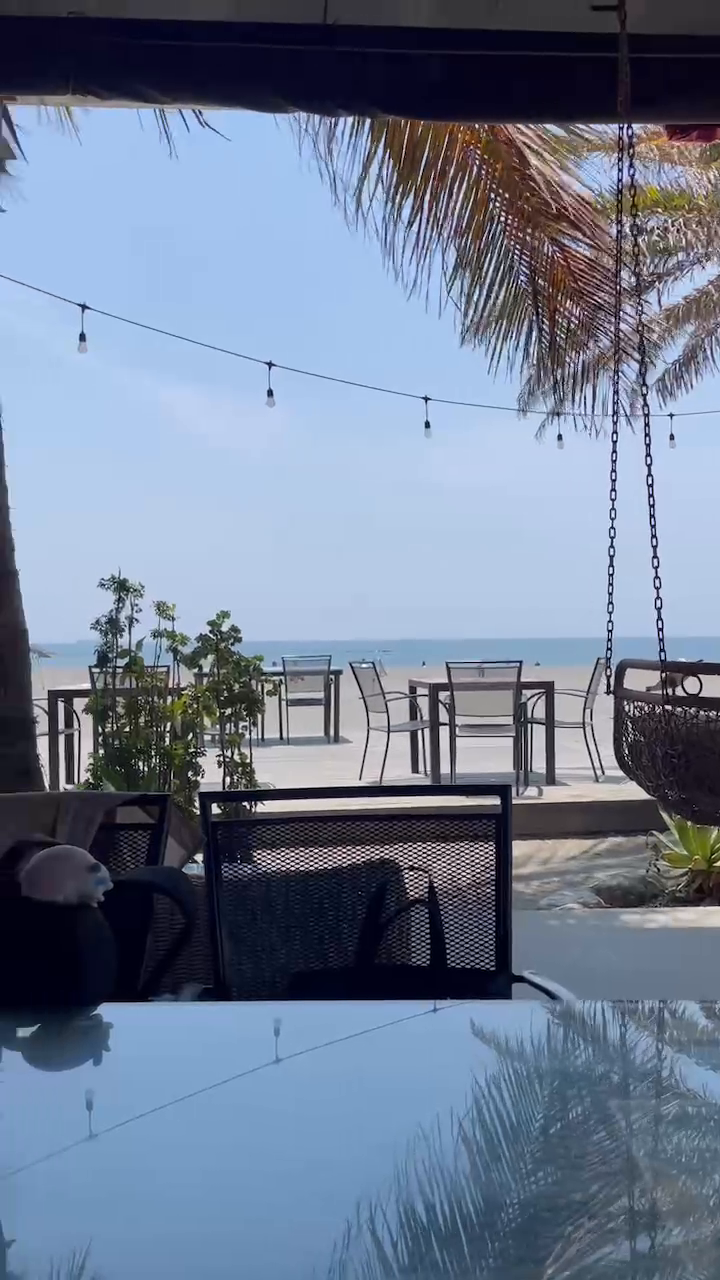
#> input picture frame 103 of Videos/video.mp4, 720 x 1280 px
$ python 05_Remove_BackGround.py
#> lines starting #> are read from the running program, lines starting #| are printed output that depends on the picture; after the words box and inside, x2 and y2 are one past the last pixel; in counts of white or black regions, pixels touching at a corner belong together
import cv2 as cv
import numpy as np


# 使用正確的相機設備編號
stream = cv.VideoCapture("/home/Jet/OpenCV/Videos/video.mp4")

if not stream.isOpened():
    print("No Stream:")
    exit()

num_frames = stream.get(cv.CAP_PROP_FRAME_COUNT)
frame_id = np.random.uniform(size = 20) * num_frames

frames = []
for fid in frame_id:
    stream.set(cv.CAP_PROP_POS_FRAMES, fid)
    ret, frame = stream.read()
    if not ret:
        print("Something went Wrong~")
        exit()
    frames.append(frame)
#> this loop made 20 passes
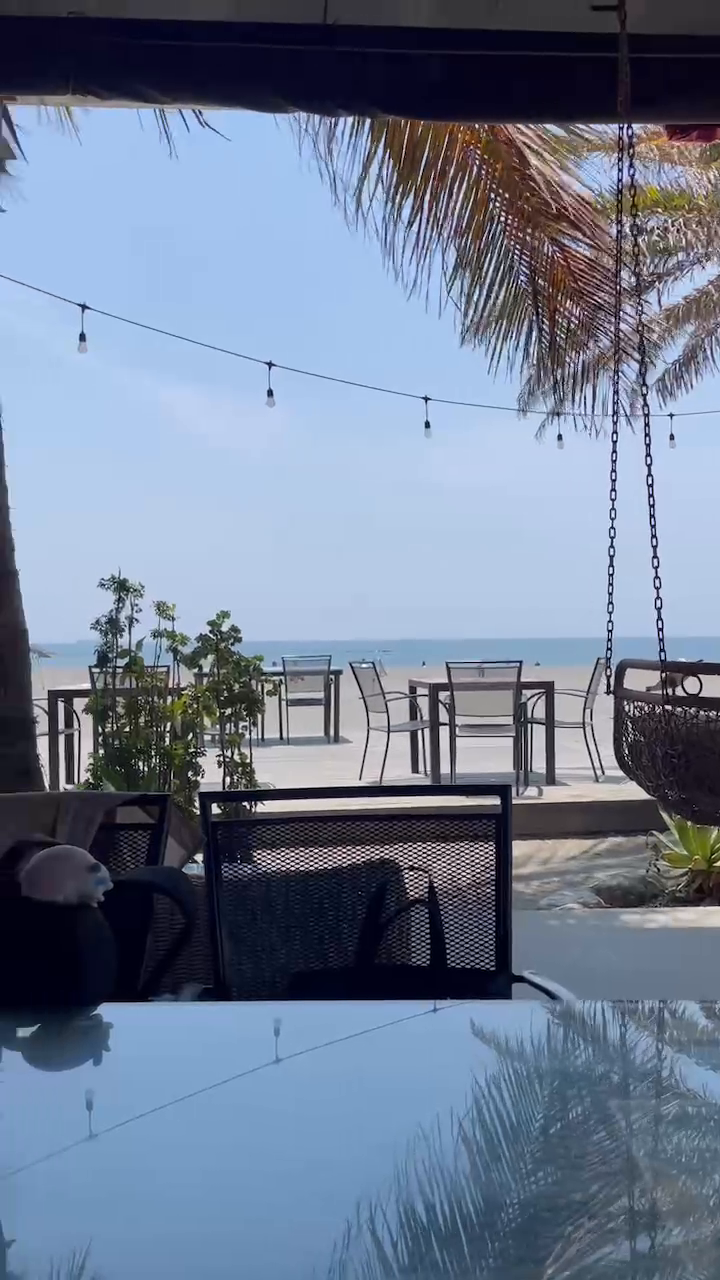
#> input picture frame 103 of Videos/video.mp4, 720 x 1280 px
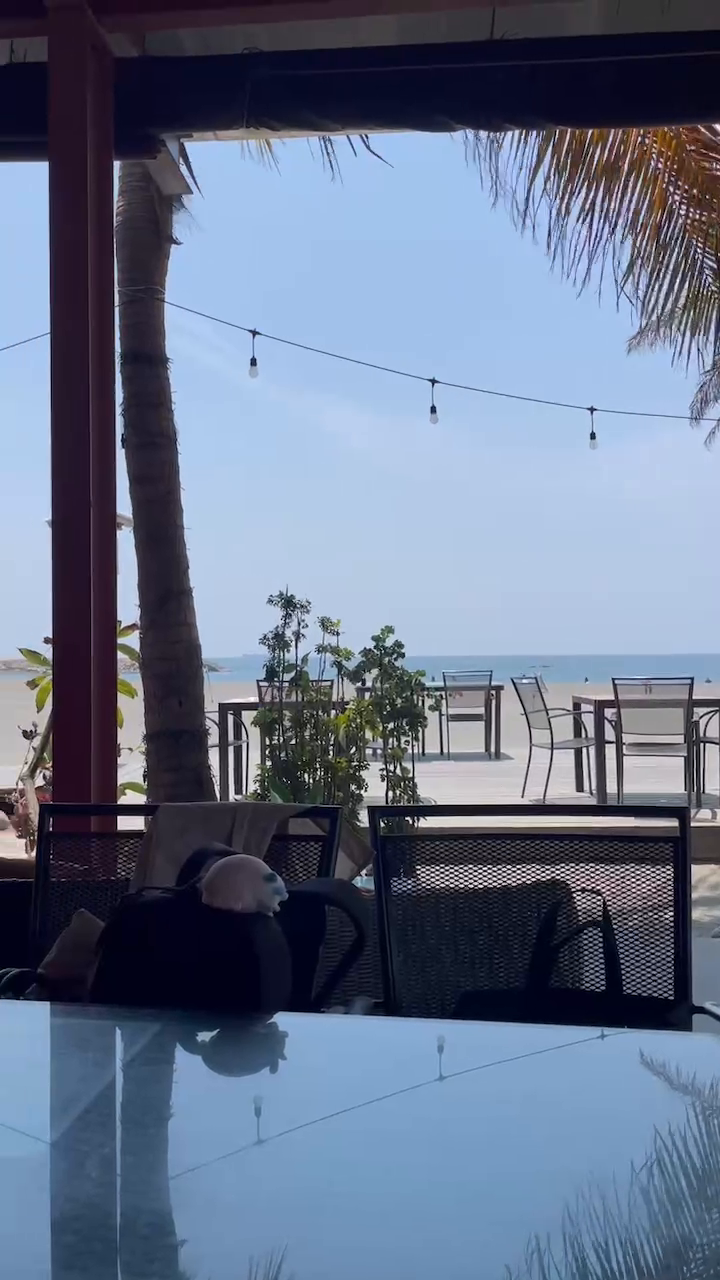
#> input picture frame 134 of Videos/video.mp4, 720 x 1280 px
#> after the loop, frames = 20 items

median = np.median(frames, axis = 0).astype(np.uint8)
median = cv.cvtColor(median, cv.COLOR_BGR2GRAY)
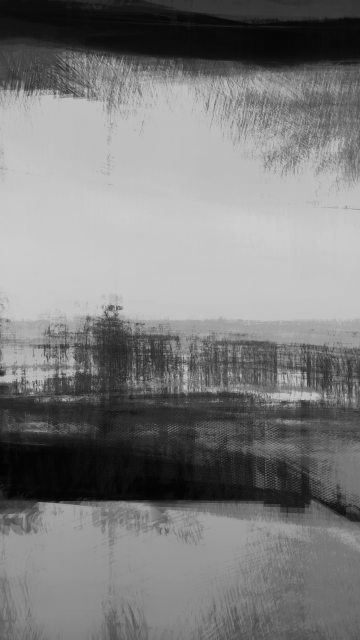
#> median: shape (1280, 720) (shown at 1/2 size); min 3, max 206, mean 124.2

fps = stream.get(cv.CAP_PROP_FPS)
#> fps = 29.98
width = int(stream.get(3))
#> width = 720
height = int(stream.get(4))
#> height = 1280
output = cv.VideoWriter("./No_Back_Ground.mp4", cv.VideoWriter_fourcc('m', 'p', '4', 'v'),
                fps = fps, frameSize = (width, height))

stream.set(cv.CAP_PROP_POS_FRAMES, 0)

while True:
    ret, frame = stream.read()
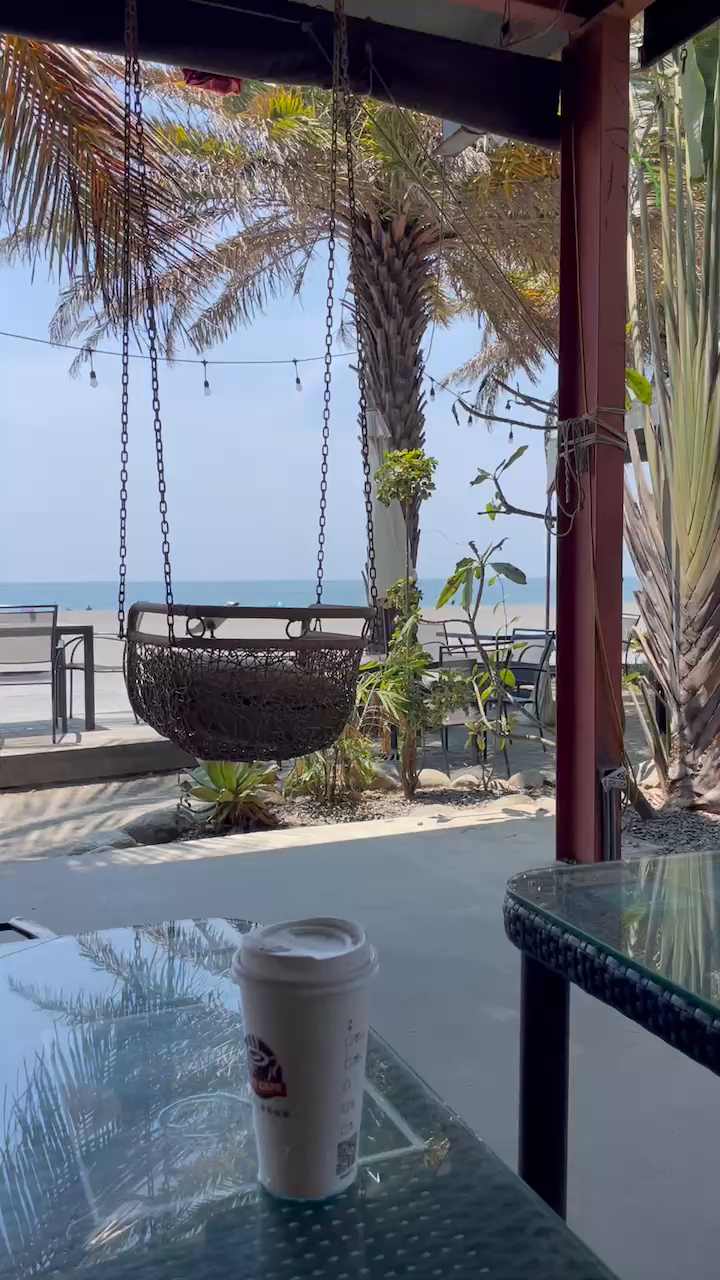
#> input picture frame 0 of Videos/video.mp4, 720 x 1280 px
#> frame is the input picture: shape (1280, 720, 3); mean B, G, R 118.4, 109.7, 106.7
    if not ret:
        print("No more Stream:")
        break
    frame = cv.cvtColor(frame, cv.COLOR_BGR2GRAY)
#> frame: shape (1280, 720)
    dif_frame = cv.absdiff(median, frame)
    threshlod, diff = cv.threshold(dif_frame, 50, 255, cv.THRESH_BINARY)
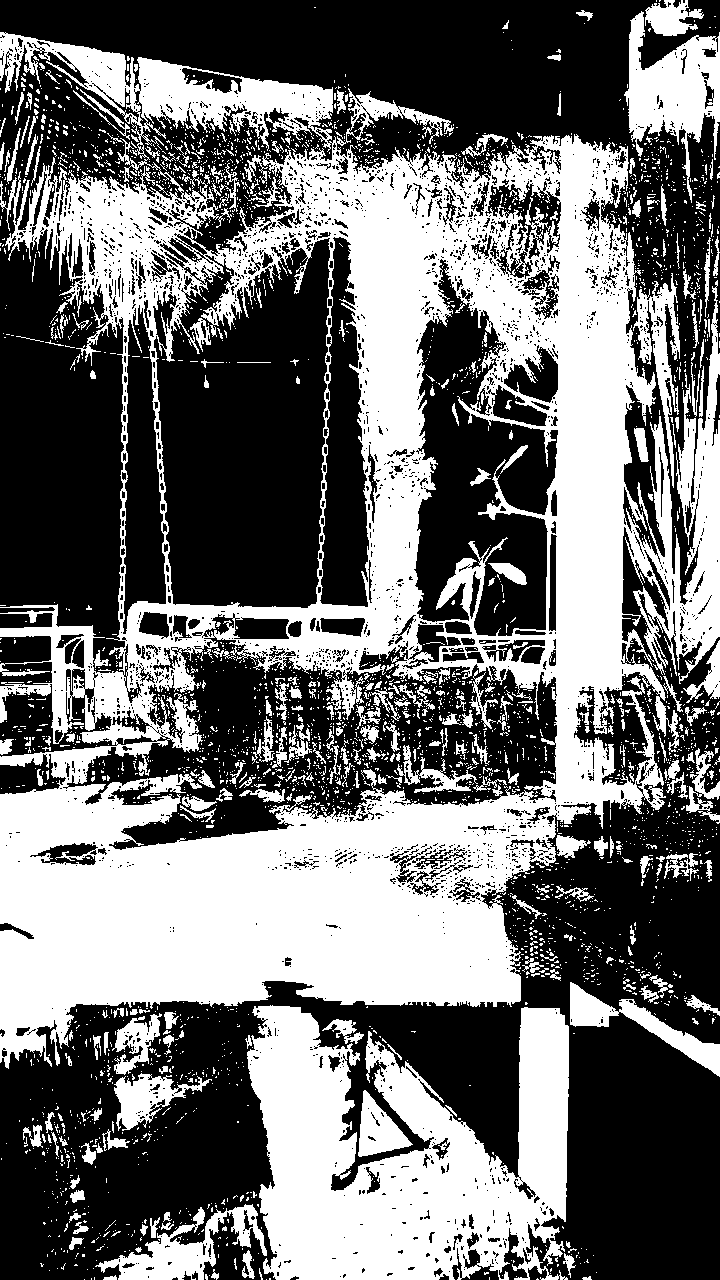
#> diff: shape (1280, 720); 43.6% white; 3481 white regions (3168 under 20 px), largest, box (x1, y1, x2, y2) and area: (0, 32, 720, 1069) 284210, (247, 1005, 569, 1280) 56559, (624, 11, 720, 203) 7907


    # frame = cv.resize(frame, (width, height))
    # output.write(frame)
    cv.imshow("WebCam!", diff)
    if cv.waitKey(1) & 0xFF == ord('q'):
#> (key q is pressed here)
        break

stream.release()
cv.destroyAllWindows()

$ run again, starting later in the video
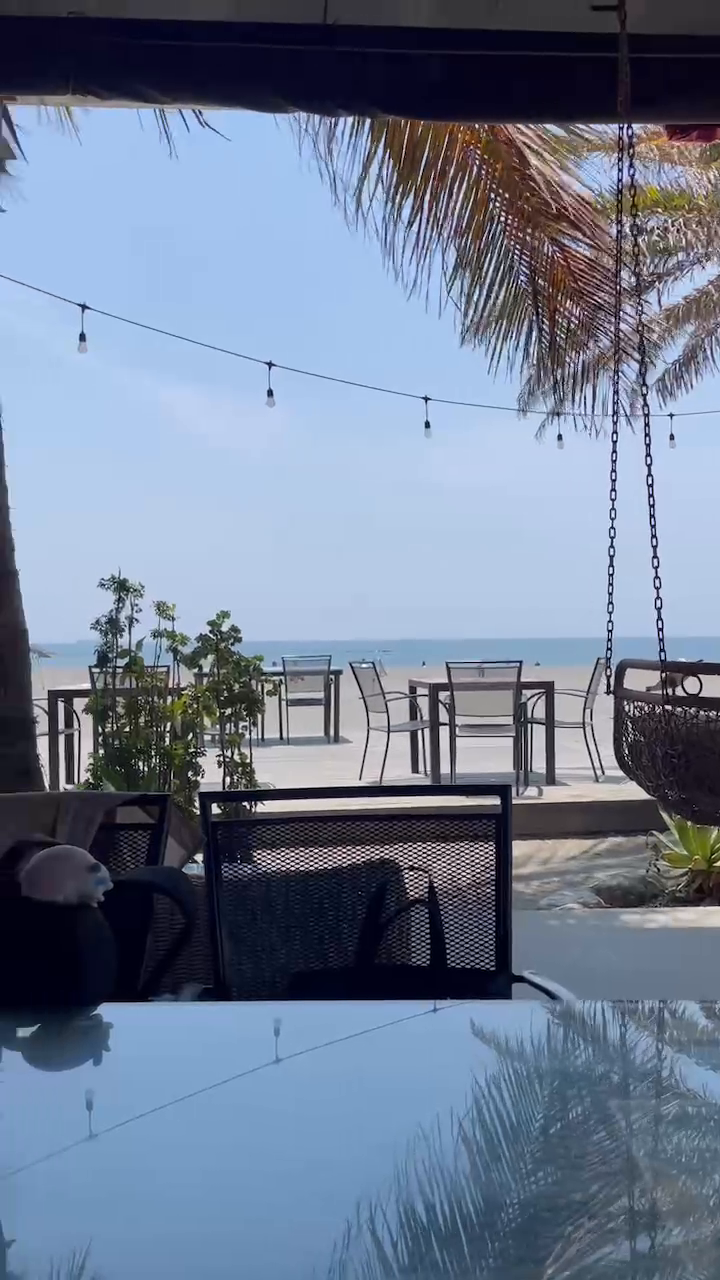
#> input picture frame 103 of Videos/video.mp4, 720 x 1280 px
#> the loop `for fid in frame_id:` made 20 passes
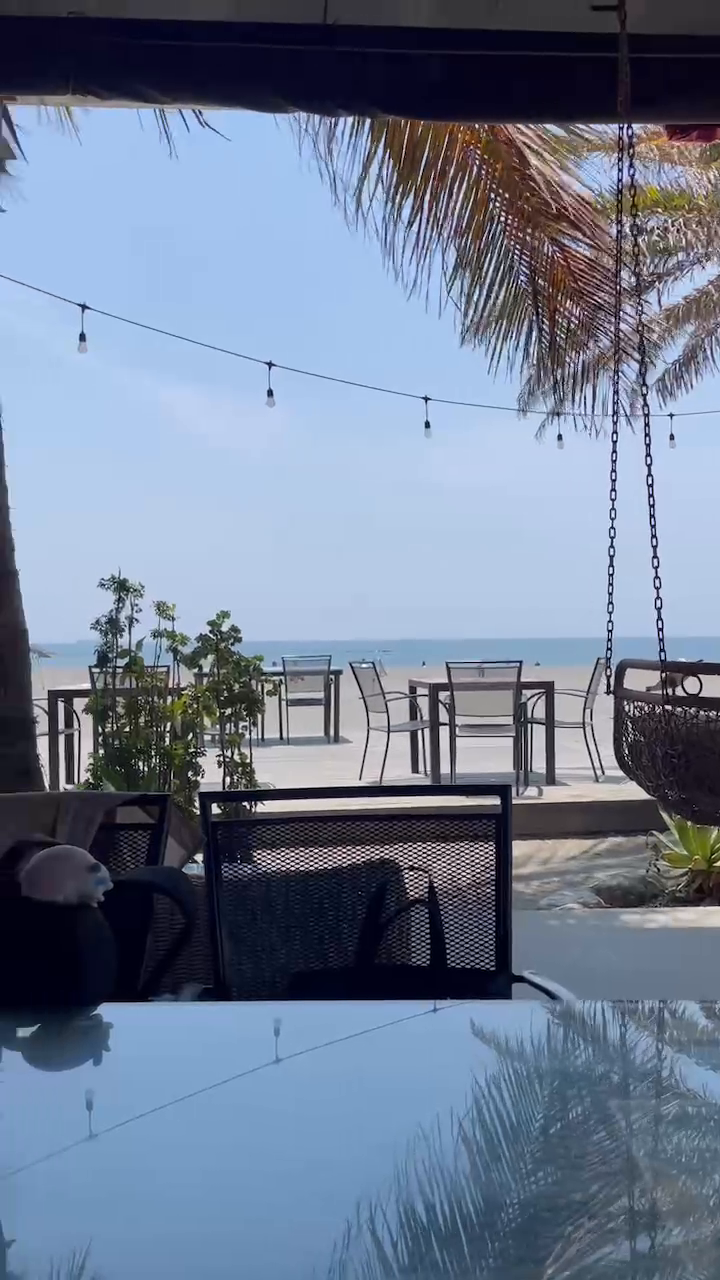
#> input picture frame 103 of Videos/video.mp4, 720 x 1280 px
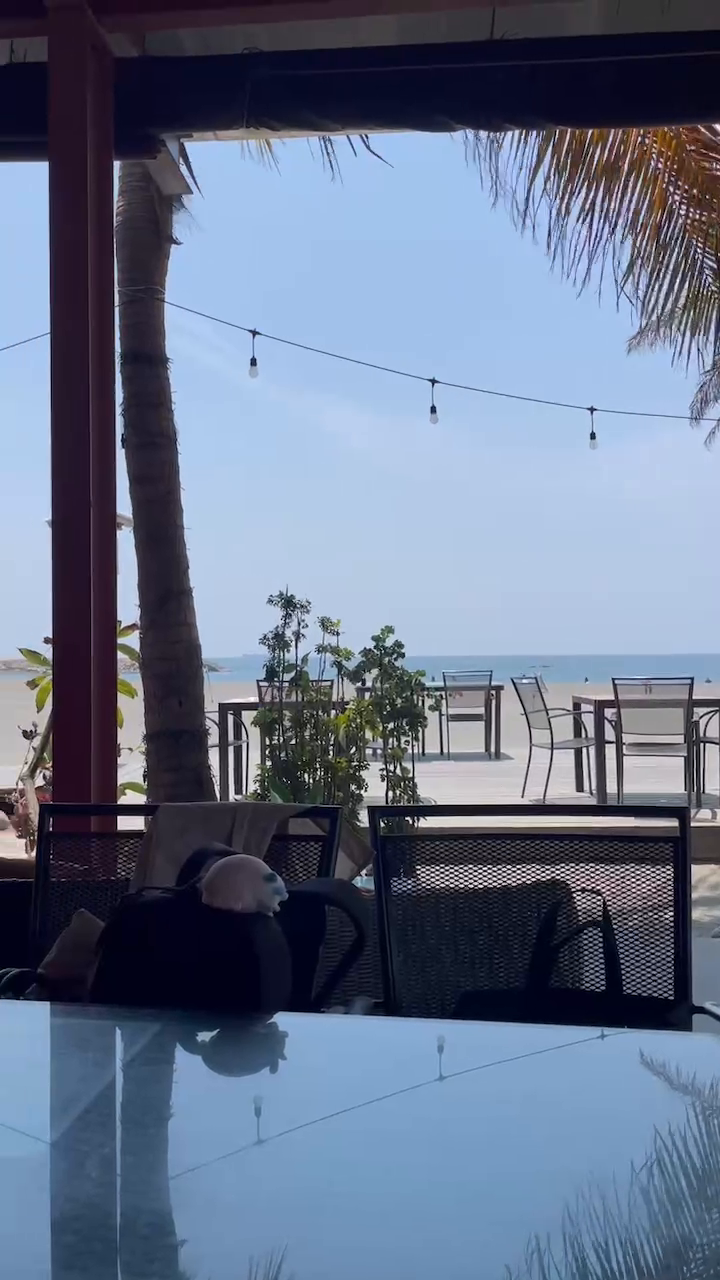
#> input picture frame 134 of Videos/video.mp4, 720 x 1280 px
#> after the loop `for fid in frame_id:`: frames = 20 items
#> fps = 29.98
#> width = 720
#> height = 1280
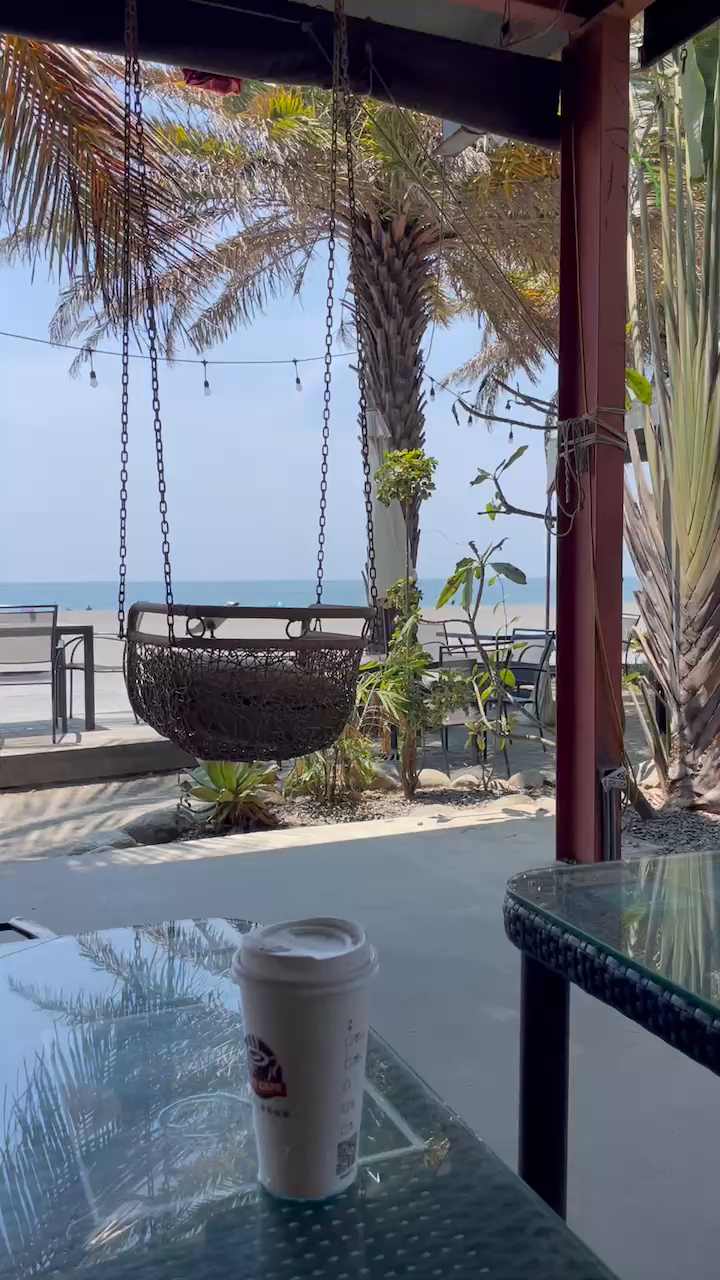
#> input picture frame 0 of Videos/video.mp4, 720 x 1280 px
#> frame is the input picture: shape (1280, 720, 3); mean B, G, R 118.4, 109.7, 106.7
#> diff: shape (1280, 720); 43.6% white; 3481 white regions (3168 under 20 px), largest, box (x1, y1, x2, y2) and area: (0, 32, 720, 1069) 284210, (247, 1005, 569, 1280) 56559, (624, 11, 720, 203) 7907
